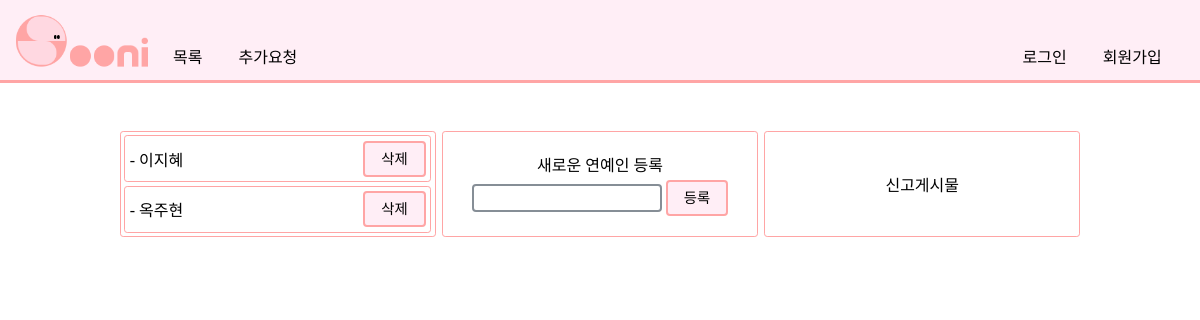
The page /celebrities/manager/admin/09uwqeojiqweflkj2308213oi23494 on the database as committed earlier.
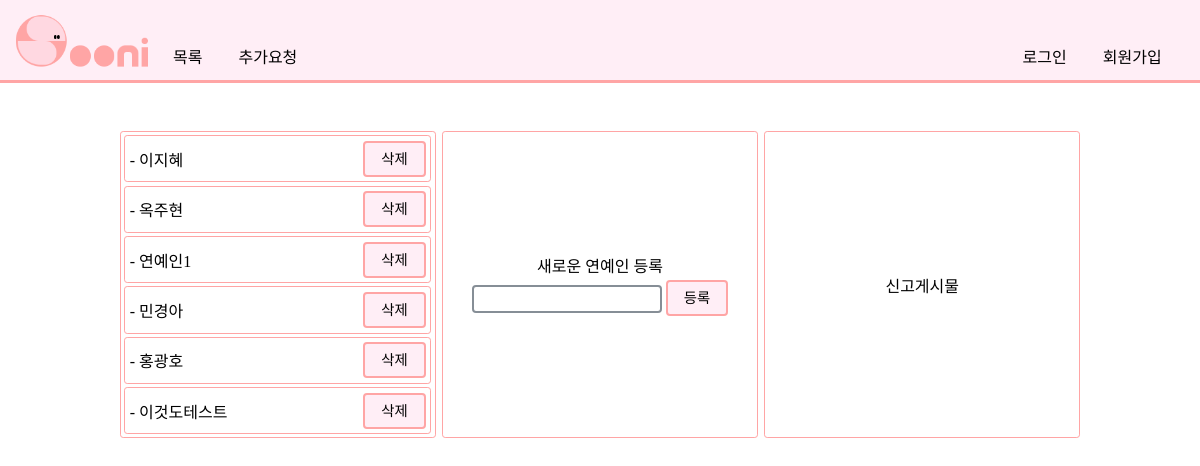
The same page on the database as committed later.
### pybo/models.py (models this page shows)
class Celebrity(models.Model):
    name = models.CharField(max_length=200)

### pybo/views.py (the view)
# urls.py: path('manager/admin/09uwqeojiqweflkj2308213oi23494', views.manager, name='manager'),
def manager(request):
    celebrity_list = Celebrity.objects.all()
    context = {'celebrity_list': celebrity_list}
    return render(request, 'pybo/manager.html', context)

### templates/pybo/manager.html (shortened to what this page needs)
{% extends 'navi.html' %} {% load static %} {% block content %}
<div class="postbodyclass">
    <div class="leftWrapper">
        <div class="celebrityWrapper">
            {% if celebrity_list %}
                <ul>
                    {% for celebrity in celebrity_list %}
                        <ol>
                            <div>
                                - {{ celebrity.name }}
                            </div>
                            <div>
                                <form action="{% url 'pybo:celebrity_del' %}" method="post">
                                    <input type="submit" value="삭제">
                                </form>
                            </div>
                        </ol>
                    {% endfor %}
                </ul>
            {% else %}
                <p>등록된 연예인이 없습니다.</p>
            {% endif %}
        </div>
    </div>
    <div class="centerWrapper">
        <div>
            새로운 연예인 등록
        </div>
        <form action="{% url 'pybo:celebrityList_createM' %}" method="post">
            <input type="text" name="name" id="name"">
            <input type="submit" value="등록">
        </form>
    </div>
    <div class="rightWrapper">
        <div>신고게시물</div>
    </div>
</div>
{% endblock %}

Rows that differ between the two databases and show on the page:
added Celebrity: name "연예인1"
added Celebrity: name "민경아"
added Celebrity: name "홍광호"
added Celebrity: name "이것도테스트"
